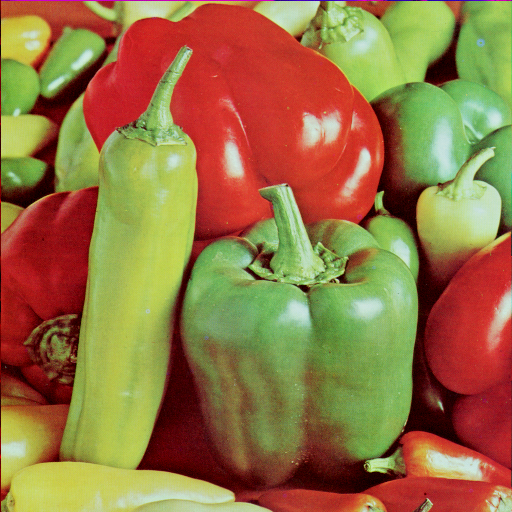
#> input picture TP5/images/peppers.png, 512 x 512 px
$ jupyter execute --allow-errors TP5_student.ipynb   (shell and % lines are left out)
#> lines starting #> are read from the running program, lines starting #| are printed output that depends on the picture; long printed decimals are rounded
### TP5/TP5_utils.py
import numpy as np
import matplotlib.pyplot as plt
import scipy.signal

def plotTheCentroids(X,assignations,centroids,iteration = None,plotCentroids=True):
    """Plots a data in 2-D with the associated centroids.

    Argument:
    - X: numpy array, the dataset
    - assignations: numpy array of ints, the assignations to clusters of the elements of X
    - centroids: numpy array, the centroids
    - iteration: int, the kmeans iteration at which the plot function is called
    """

    plt.figure(figsize=(8,8))
    (K,_) = centroids.shape
    plotlegend = []
    for i in range(K):
        cluster = X[assignations == i]
        centro = centroids[i]
        p = plt.scatter(cluster[:,0],cluster[:,1],s=100,marker='.')
        if plotCentroids:  plt.scatter(centro[0],centro[1],s=200,marker='*',c=p.get_facecolor())
        plotlegend.append('data class ' + str(i))
        if plotCentroids: plotlegend.append('centroid class ' + str(i))
    if K < 5:
        plt.legend(plotlegend)
    if (iteration==0) : # Useful to visually validate the kmeans++ initialization
        cluster = X[assignations == 0]
        plt.scatter(cluster[:,0],cluster[:,1],s=100,marker='.',c='yellow')
    if iteration is not None:
        plt.title('K-means at iteration ' + str(iteration))
    lim = 1.1*np.max(np.abs(X))
    plt.xlim(-lim, lim)
    plt.ylim(-lim, lim)
    plt.gca().set_aspect('equal', adjustable='box')
    plt.draw()

# [9 lines left out: function findEdges, not called in this run]

def visualizeSegmentation(image,centroids,assignations):
    if centroids.shape[1]>3:
        centroids = centroids[:,:3]
    # Orinal image
    fig, axes = plt.subplots(1,2, figsize=(12,12))

    axes[0].imshow(image)
    axes[0].set_title('Original image')

    # Code to create our own colormap
    # We use the centroids to define the color of each cluster
    from matplotlib.colors import ListedColormap
    newcmp = ListedColormap(centroids,N=centroids.shape[0])

    # Plot the clusters
    assignationsImage = assignations.reshape((image.shape[0],image.shape[1]))
    sp = axes[1].imshow(assignationsImage, newcmp)
    axes[1].set_title('Representing the clusters (one color = one cluster)')
    plt.colorbar(sp, ax=axes[1])

    # Also plot the edges based on the clusters (take a look at the code, you should be able to do it yourself)
    edges = findEdges(assignationsImage)
    # Colormap for the edges (4th dimension is opacity -> invisible where no edges)
    edgecmp = ListedColormap([[0,0,0,0],[0,0,0,1]],N=2)
    axes[1].imshow(edges,cmap=edgecmp)

    plt.show()

# [34 lines left out: function compareSegmentations, not called in this run]

### TP5/TP5_student.ipynb
<font size=5  color=#003366> [LELEC2885] - Image Processing <br><br>
TP 5 : Image Segmentation </font> <br><br><br>

<font size=5  color=#003366>
Prof. L. Jacques <br>
Prof. C. De Vleeschouwer
<br><br>
Benoit Brummer (benoit.brummer@uclouvain.be) <br>
Anne-Sophie Collin (anne-sophie.collin@uclouvain.be)<br>
Olivier Leblanc (o.leblanc@uclouvain.be) <br>
Gabriel Van Zandycke (gabriel.vanzandycke@uclouvain.be) <br>
<div style="text-align: right"> 2021-2022 </div>
<br><br>
</font>

In this practical sessions, we will try out basic techniques for *segmenting* images (finding parts of the images that have similar content). We will be exploring two families of method, *clustering methods* that seek a fixed number of sets (clusters) of similar pixels in the image, and *watershed methods*.

<br>

<font size=6 color=#009999> PART A - CLUSTERING METHODS (feature-based segmentation) </font> <br>

In the following, we will segment the image by defining clusters of pixels that share similar features: this is thus called feature-based segmentation. Of course, clustering is not a problem that is limited to image processing, and the methods that we will cover in this section are fairly general. To reflect this, we will work from now on with a *set* $X$ of $N$ vectors $x_i$ living in dimension $d$ (in image segmentation, each $x_i$ represents one pixel, living in dimension $d = 3$ for RGB images),

$$ X = \{x_i \in \mathbb R^d \: | \: i = 1,...,N\}.$$

In order to find clusters in $X$, we need to decide how we will mathematically characterize those clusters. As we will see, different parameterizations of the clusters will lead to different clustering algorithms.

<br>
<font size=5 color=#009999> 1.1  K-Means clustering (Lloyd-Max) </font> <br>

In K-means clustering, the clusters are defined by their centers $c_k$, called centroids. The problem of K-means clustering can be formulated as follows:

$$c_1^*,...c_K^* = \arg \min_{c_1,...c_K} \sum_{i = 1}^N \min_{1 \leq k \leq K} \|x_i - c_k\|_2^2.$$

This problem is not trivial to solve (in fact, it is NP-hard), but one heuristic to approximate a solution is the k-means *algorithm* (a somewhat confusing name).

Since this algorithm is fairly easy to implement, we will write it ourselves as a warm-up for this session (although you should know numerous implemetations are available online, e.g. from the `sklearn` library for machine learnign). First, let us define some data to test our method on.

[cell 1]
import numpy as np
import matplotlib.pyplot as plt

## GIVEN: generate a simple 2-d dataset to test our method
N = 100
dim = 2
X = 0.45*np.random.randn(N,dim) + 2.75*np.random.randint(2,size=(N,dim))-1
print('Generated dataset in dimension 2:')
# Visualize the dataset
plt.scatter(X[:,0],X[:,1])
plt.xlabel('$x_1$')
plt.ylabel('$x_2$')
plt.xlim(-3, 3)
plt.ylim(-3, 3)
plt.gca().set_aspect('equal', adjustable='box')
plt.show()
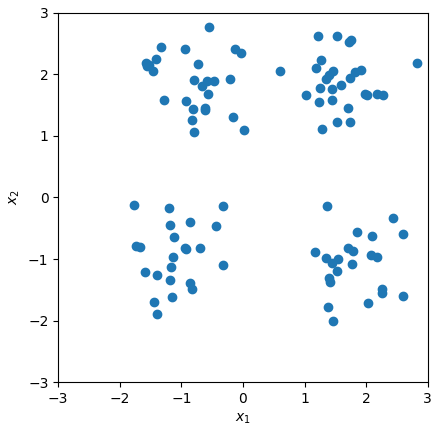
#> figure drawn by matplotlib, 1 panel


## GIVEN: a number of centroids to test the method (we assumed this is known)
K = 4

[cell 2]
## TO RUN
# GIVEN: a visualization tool for our centroids
from TP5_utils import plotTheCentroids

# Defined as
#
# def plotTheCentroids(X,assignments,centroids,iteration = None,plotCentroids=True):
#    """Plots a data in 2-D with the associated centroids.
#
#    Argument:
#    - X: numpy array, the dataset
#    - assignments: numpy array of ints, the assignments to clusters of the elements of X
#    - centroids: numpy array, the centroids
#    - iteration: int, the kmeans iteration at which the plot function is called
#    """

The K-means algorithm alternates between two steps:

* **Step 1** given some centroids, find the best assignment of the data samples
* **Step 2** given some assignment of the data samples, find the best centroids.

Let's take it slow and write each step separately.

<br>
<font size=5 color=#009999> 1.1.a)  Step 1 - Assign each data sample to one centroid </font> <br>

Write a code that assigns the examples in $X$ to some cluster index given the centroids. More precisely, you need to fill the `assignments` array such that the $i$-th entry of this array $a$ satisfies

$$ a_i = \arg\min_{k} \| x_i - c_k \|_2^2.$$

[cell 3]
## TO COMPLETE: find assignments for fixed centroids
centroids   = np.random.randn(K,dim) # Random centroids, supposed given
assignments = np.zeros(N) # TO COMPLETE :-)
for i in range(N):
    distances = []
    for centroid in centroids:
        distances.append(np.linalg.norm(centroid - X[i]))
    assignments[i] = np.argmin(distances)

# Plot the centroids of the clusters (given)
plotTheCentroids(X,assignments,centroids)
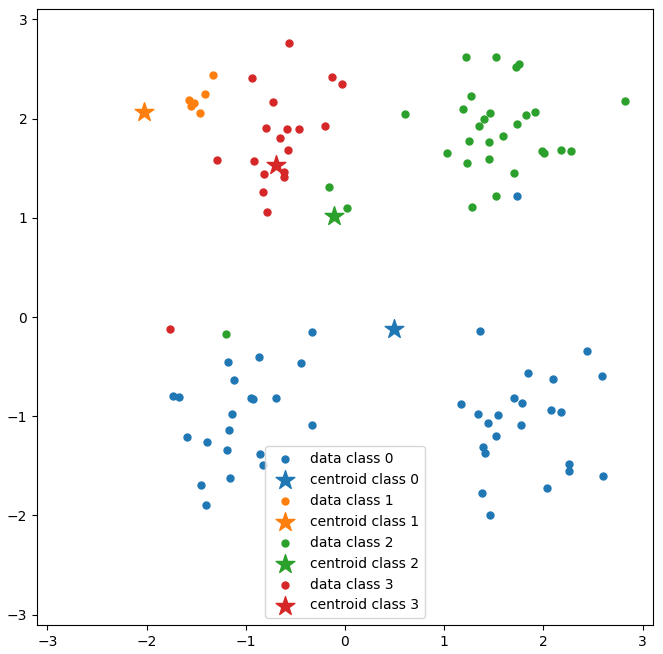
#> figure drawn by matplotlib, 1 panel

**Question:** Are you able to identify the zones where the assignments jump from one centroid to another? What do these zones look like?

[cell 4]
# Your discussion here

<br>
<font size=5 color=#009999> 1.1.b)  Step 2 - Update the centroids </font> <br>

Now, we assume that the assignments are fixed: write code to assign the best centroids given the assignments:

$$ c_k = \arg\min_{c} \sum_{i \text{ s.t. } a_i = k } \| x_i - c \|_2^2.$$

Notice we kindly predefined good assignments for you!

*Hint* : Maybe do you know in advance what is the trivial solution to this problem?

[cell 5]
## TO COMPLETE: find centroids for fixed assignment

Xtest       = np.zeros((N,2))
assignments = np.zeros(N)

width = N//K
for i in np.arange(K):
    start, stop             = i*width, (i+1)*width
    Xtest[start:stop,:]     = [(-1)**(i//2), (-1)**(i%2)] + 0.4*np.random.randn(width,dim)
    assignments[start:stop] = i
centroids = np.zeros([K,dim]) # TO COMPLETE :-)
for i in range(K):
    centroids[i,0] = np.average(Xtest[assignments==i,0])
    centroids[i,1] = np.average(Xtest[assignments==i,1])

# Plot the centroids of the clusters (given)
plotTheCentroids(Xtest,assignments,centroids)
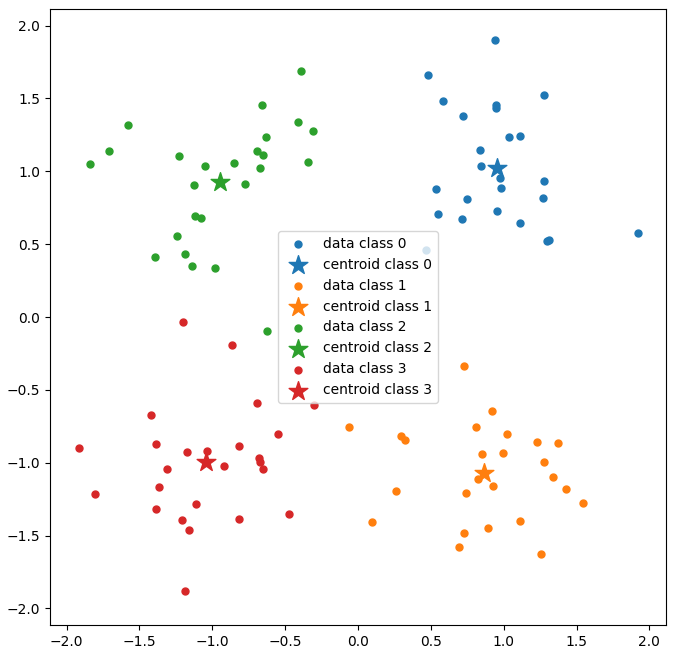
#> figure drawn by matplotlib, 1 panel

<br>
<font size=5 color=#009999> 1.1.c) Synthesis </font> <br>

Now, put those steps together to form the k-means algorithm.

[cell 6]
## TO IMPLEMENT : K-means algorithm

def kmeans(X,K,initype = 'random', maxIter = 100,plotIterations = True):
    """Some example here for good practice"""
#> called with X = array of shape (100, 2), K = 4, initype = 'random', maxIter = 100, plotIterations = True
    (N,dim) = X.shape
    # Initialization

    """ Switch intialization. Don't forget to reset N,X and K by running the upper cell """
    if (initype=='random'):
        #centroids = sd * np.random.randn(K,dim) # Random init
        centroids = np.random.randn(K,dim) # Random init
    elif (initype=='kmeans_pp'):
        centroids = kmeans_pp_init(X,K)
    assignments = np.zeros(N)
    iterate = 0
    # TO COMPLETE
    for l in range(maxIter):
        assignmentsold = assignments.copy()
        iterate += 1
        # Assign centroid
        for i in range(N):
            dist = np.zeros(K)
            for j in range(K):
                dist[j] = np.linalg.norm(X[i] - centroids[j]) #, 2)
            assignments[i] = np.argmin(dist)
        # Update centroids
        for m in range(K):
            for n in range(dim):
                centroids[m,n] = np.average(X[assignments == m, n])
        print(iterate)
        if (plotIterations):
            plotTheCentroids(X,assignments,centroids)
        if np.ndarray.all(assignments == assignmentsold):
            break

    print('K-means terminated after {} iterations'.format(iterate))

    return centroids,assignments

[cell 7]
# TO RUN
(c,assignments) = kmeans(X,K)

<br>
<font size=5 color=#009999> 1.2 Application </font> <br>

Let's try our clustering algorithm to segment an RGB image! Run the cells below...

[cell 8]
# TO RUN
import imageio
# Load the image
imfile = imageio.imread('images/peppers.png')
#> imfile is the input picture: shape (512, 512, 3); mean R, G, B 149.8, 115.6, 66.5
image  = np.array(imfile)/255 # Normalize between 0 and 1

# Reshape the image as a list of pixels
X = image.reshape((image.shape[0]*image.shape[1],3))

# Plot the image
print('Test image that we will segment:')
plt.figure(figsize=(10,10))
plt.imshow(image)
plt.show()

[cell 9]
# TO RUN

# UNCOMMENT THIS LINE FOR INTERACTIVE PLOT
# %matplotlib notebook

# Visualize the pixels in the RBG space
subsampling = 8 # don't plot ALL the pixels so we can see the shape better (if =1 plot all)

print('Cloud point of the pixels in the RGB place (1/{} of the pixels shown):'.format(subsampling))

from mpl_toolkits.mplot3d import Axes3D # Needed for 3D plots

fig = plt.figure(figsize=(10,10))
ax  = fig.add_subplot(111, projection='3d')
Xs  = X[::subsampling]
ax.scatter(Xs[:,0],Xs[:,1],Xs[:,2], marker='o',s=0.2, c = Xs)
ax.set_xlabel('R')
ax.set_ylabel('G')
ax.set_zlabel('B')
plt.show()
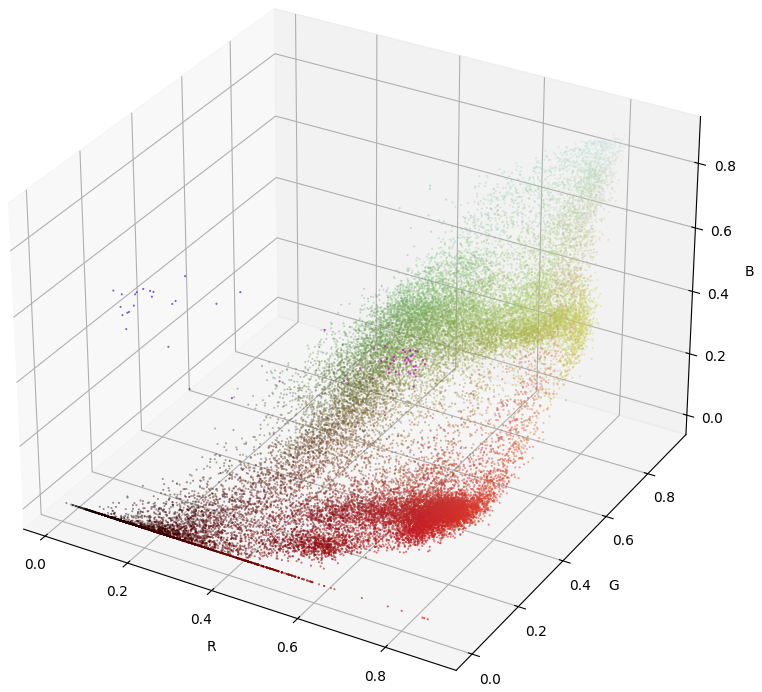
#> figure drawn by matplotlib, 1 panel

<br>
<font size=5 color=#009999> 1.2.a) Features in the RGB space </font> <br>

Now, run the K-means clustering! Try out different values for $K$ and observe the result of the segmentation.

[cell 10]
# TO RUN
# with different values of K
K = 5
maxIter = 5 # Careful, increasing this might make the algorithm slow
#> (the rest of this cell did not finish here and is left out)


[cell 11]
# TO RUN

# Visualize the centroids in the RGB space
fig = plt.figure(figsize=(10,10))

ax = fig.add_subplot(111, projection='3d')
Xs = X[::subsampling]
ax.scatter(Xs[:,0],Xs[:,1],Xs[:,2], marker='o',s=0.5, alpha = 0.05)
#> (the rest of this cell did not finish here and is left out)

[cell 12]
# TO RUN

# Visualize the clusters in the image domain
from TP5_utils import visualizeSegmentation
#> (the rest of this cell did not finish here and is left out)

<br>
<font size=5 color=#009999> 1.2.b) Adding more features for the segmentation </font> <br>

We have clustered the images pixels according to the RGB features of each pixel. According to what is desired, other features can also be used. For example, if we want to have more localized clusters (you might have noticed that the previous clusters tend to be scattered on the whole image), the positions of the pixels can be used as additional features. Together with the RGB information, we thus have $d=5$ dimensional features.

Run k-means on the pixels of the images, for which we also add the position as feature. That is, each pixel $i$ is characterized by the features

$$ x_i^T = [r_i,g_i,b_i,p_i,q_i], $$

where $r_i,g_i,b_i$ is the RGB information of that pixel, and $p_i,q_i$ are itq spatial coordinates in the image (where we suppose the spatial domain of the image is $[0,1]^2$, i.e. **all the features are normalized** such that $0\leq r_i,g_i,b_i, p_i, q_i \leq 1$). We denote $X_p$ this new dataset that includes the position.

[cell 13]
# TO COMPLETE

X_p = np.zeros((image.shape[0]*image.shape[1],5)) # 5-dimensional features

# ... (fill in Xp)
X_p[:,:3] = X
P = np.zeros([image.shape[0],image.shape[0],2])
for i in range(image.shape[0]):
    for j in range (image.shape[0]):
        P[i,j,:] = [i,j]

Pr = P.reshape((image.shape[0]*image.shape[1],2))/image.shape[0]
X_p[:,3:5] = Pr
print('First few elements of X_p:')
print(X_p[:5])
#| [[0.3961 0.         0.         0.         0.        ]
#|  [0.549 0.         0.5569 0.         0.001953]
#|  [0.5922 0.         0.5725 0.         0.003906]
#|  [0.6275 0.         0.5451 0.         0.005859]
#|  [0.6314 0.         0.5804 0.         0.007812 ]]
print('Last few elements of X_p:')
print(X_p[-5:])
#| [[0.6667 0.8        0.6353 0.998 0.9902]
#|  [0.6706 0.8        0.6        0.998 0.9922 ]
#|  [0.651 0.7804 0.5882 0.998 0.9941]
#|  [0.6706 0.8039 0.7098 0.998 0.9961]
#|  [0.7765 0.7843 0.6706 0.998 0.998]]

Run the code below to run k-means on this "augmented" dataset. Just so you can test the influence of adding the position, we added a parameter "importanceOfPosition" that you can change to see what happpens (1 means position is "as important as color", close to 0 means position doesn't matter, much larger than 1 means color doesn't matter).

[cell 14]
# TO RUN
importanceOfPosition = 1 # Play with this
K                    = 5 # And also with this
X_p_w                = X_p.copy()
X_p_w[:,-2:]        *= importanceOfPosition

#> (the rest of this cell did not finish here and is left out)


[cell 15]
# TO RUN
from TP5_utils import compareSegmentations
#> (the rest of this cell did not finish here and is left out)

**Question:** Which qualitatives differences do you observe between the two segmentations? What is your intuition about it?

[cell 16]
# Your discussion here

<br>
<font size=5 color=#009999> 1.3 BONUS : Kmeans++ initialization </font> <br>

As you have probably seen during the class and also noticed here above, the random initialization used previously is far from optimal.
It can be easily understood observing that some centroids that are unluckily initialized in an empty zone in the feature space get "abandoned" by the kmean algorithm.

The k-means++ initialization tries to avoid these drawbacks. The algorithm is reminded here :

### Important

Once having written the algorithm, you can come back to the toy example in **1.1.c** and modify the *initype* input of the kmeans function. This should help you visually confirm that kmeans++ is working well!

[cell 17]
# TO COMPLETE : write the code implementing the kmeans++ initialization algorithm

def kmeans_pp_init(X,K):
#> called with X = array of shape (100, 2), K = 4
    (N,dim) = X.shape
    # Initialization
    centroids = [] # TO BE MODIFIED
    centroids.append(X[np.random.random_integers(0,N-1)])
    for m in range(K-1):
        distance = []
        for i in range(N):
            point = X[i]
            d = 100000000000
            for j in range(len(centroids)):
                di = np.linalg.norm(point-centroids[j],2)
                d = min(di,d)
            distance.append(d)

        distance = np.array(distance)
        next_centroid = X[np.argmax(distance), :]
        centroids.append(next_centroid)
        distance = []
    centroids = np.array(centroids)

    return centroids

[cell 18]
# TO RUN
N   = 100
dim = 2
X   = 0.45*np.random.randn(N,dim) + 2.75*np.random.randint(2,size=(N,dim))-1
K   = 4
(c,assignments) = kmeans(X,K, initype = 'kmeans_pp')
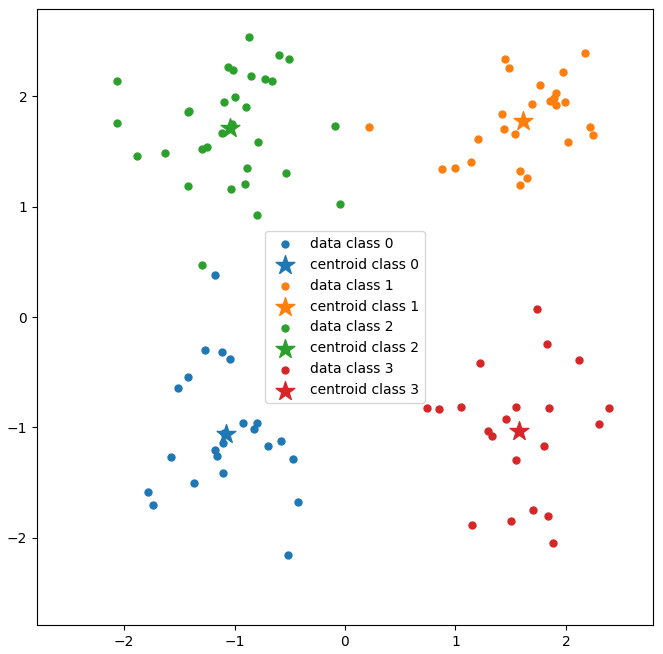
#> figure drawn by matplotlib, 1 panel

<br>

<font size=6 color=#009999> PART B - SPECTRAL CLUSTERING </font> <br>

Now, K-means clustering is nice because it is fairly simple, but it is not suited to complicated (e.g., nonconvex) cluster shapes. We will now implement the spectral clustering algorithm that is able to tackle this problem (though we won't use it on our test image, as it is a little bit tricky to implement a fast implementation of it without entering into the subtleties of working with sparse matrix representations, which is a lot to cover in 2 hours).

[cell 19]
# TO RUN

# Let's build a simple dataset where K-means doesn't get the job done
N      = 1000
dim    = 2
Nring  = 3
thetas = np.random.uniform(0,2*np.pi,N)
# Toy example dataset to test vanilla k-means VS spectral clustering

X = ((np.array([np.cos(thetas),np.sin(thetas)]))*(np.random.randint(Nring,size=N)+0.1*np.random.randn(N))).T

plt.figure(figsize=(10,10))
plt.scatter(X[:,0],X[:,1])
plt.xlabel('x_1')
plt.ylabel('x_2')
plt.show()
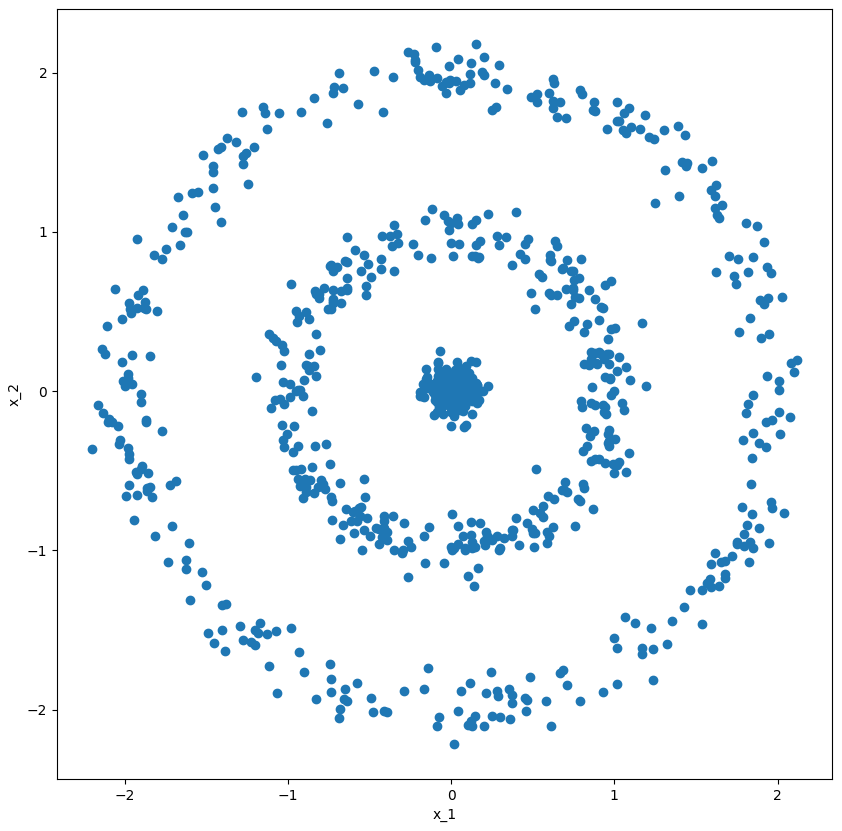
#> figure drawn by matplotlib, 1 panel

<br>
<font size=5 color=#009999> 2.1 Kmeans : the fall of the data space empire </font> <br>

[cell 20]
# TO COMPLETE: run kmeans (with K adequatly chosen) on the dataset above and plot it (e.g. using )
# What do you observe?

K = 3 # Choose an appropriate value for K
(centroids3,assignments3) = kmeans(X, K, initype='random',maxIter = 10,plotIterations = False)
#> (the rest of the program and of its run is left out)
